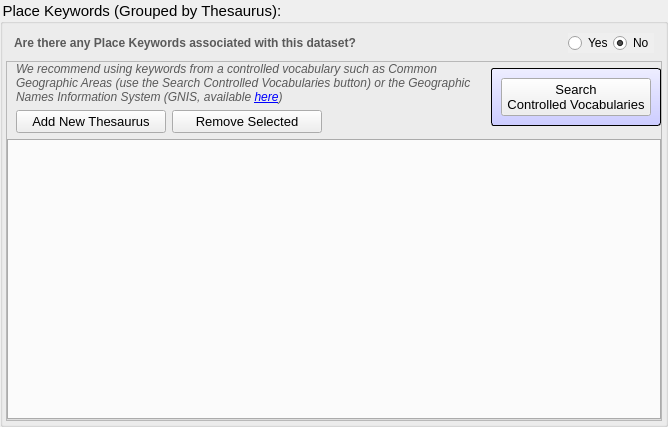
<?xml version="1.0" encoding="UTF-8"?>
<ui version="4.0">
 <class>place_keywords</class>
 <widget class="QWidget" name="place_keywords">
  <property name="geometry">
   <rect>
    <x>0</x>
    <y>0</y>
    <width>668</width>
    <height>427</height>
   </rect>
  </property>
  <property name="windowTitle">
   <string>ITIS Search</string>
  </property>
  <property name="styleSheet">
   <string notr="true">QLabel{
font: 9pt &quot;Arial&quot;;
color: rgb(90, 90, 90);
}

QLineEdit {
font: 9pt &quot;Arial&quot;;
color: rgb(50, 50, 50);
}</string>
  </property>
  <layout class="QVBoxLayout" name="verticalLayout_8">
   <property name="spacing">
    <number>3</number>
   </property>
   <property name="leftMargin">
    <number>0</number>
   </property>
   <property name="topMargin">
    <number>0</number>
   </property>
   <property name="rightMargin">
    <number>0</number>
   </property>
   <property name="bottomMargin">
    <number>0</number>
   </property>
   <item>
    <widget class="QGroupBox" name="help_place">
     <property name="sizePolicy">
      <sizepolicy hsizetype="Preferred" vsizetype="Preferred">
       <horstretch>0</horstretch>
       <verstretch>0</verstretch>
      </sizepolicy>
     </property>
     <property name="styleSheet">
      <string notr="true">QGroupBox{ font: 11pt } </string>
     </property>
     <property name="title">
      <string>Place Keywords (Grouped by Thesaurus):  </string>
     </property>
     <layout class="QVBoxLayout" name="verticalLayout_9">
      <property name="spacing">
       <number>6</number>
      </property>
      <property name="leftMargin">
       <number>3</number>
      </property>
      <property name="topMargin">
       <number>3</number>
      </property>
      <property name="rightMargin">
       <number>3</number>
      </property>
      <property name="bottomMargin">
       <number>3</number>
      </property>
      <item>
       <widget class="QWidget" name="keywords" native="true">
        <layout class="QVBoxLayout" name="verticalLayout_7">
         <property name="spacing">
          <number>2</number>
         </property>
         <property name="sizeConstraint">
          <enum>QLayout::SetNoConstraint</enum>
         </property>
         <property name="leftMargin">
          <number>2</number>
         </property>
         <property name="topMargin">
          <number>6</number>
         </property>
         <property name="rightMargin">
          <number>2</number>
         </property>
         <property name="bottomMargin">
          <number>2</number>
         </property>
         <item>
          <layout class="QVBoxLayout" name="main_layout">
           <property name="spacing">
            <number>0</number>
           </property>
           <property name="sizeConstraint">
            <enum>QLayout::SetDefaultConstraint</enum>
           </property>
           <item>
            <layout class="QHBoxLayout" name="horizontalLayout_4">
             <property name="leftMargin">
              <number>6</number>
             </property>
             <property name="rightMargin">
              <number>6</number>
             </property>
             <item>
              <widget class="QLabel" name="label">
               <property name="minimumSize">
                <size>
                 <width>0</width>
                 <height>20</height>
                </size>
               </property>
               <property name="styleSheet">
                <string notr="true">font: bold;</string>
               </property>
               <property name="text">
                <string>Are there any Place Keywords associated with this dataset?</string>
               </property>
              </widget>
             </item>
             <item>
              <spacer name="horizontalSpacer">
               <property name="orientation">
                <enum>Qt::Horizontal</enum>
               </property>
               <property name="sizeHint" stdset="0">
                <size>
                 <width>40</width>
                 <height>20</height>
                </size>
               </property>
              </spacer>
             </item>
             <item>
              <widget class="QRadioButton" name="rbtn_yes">
               <property name="autoFillBackground">
                <bool>true</bool>
               </property>
               <property name="text">
                <string>Yes</string>
               </property>
               <property name="checked">
                <bool>false</bool>
               </property>
              </widget>
             </item>
             <item>
              <widget class="QRadioButton" name="rbtn_no">
               <property name="sizePolicy">
                <sizepolicy hsizetype="Minimum" vsizetype="Ignored">
                 <horstretch>0</horstretch>
                 <verstretch>0</verstretch>
                </sizepolicy>
               </property>
               <property name="autoFillBackground">
                <bool>true</bool>
               </property>
               <property name="text">
                <string>No</string>
               </property>
               <property name="checked">
                <bool>true</bool>
               </property>
              </widget>
             </item>
            </layout>
           </item>
           <item>
            <layout class="QHBoxLayout" name="horizontalLayout_5">
             <property name="spacing">
              <number>0</number>
             </property>
             <property name="leftMargin">
              <number>6</number>
             </property>
            </layout>
           </item>
          </layout>
         </item>
        </layout>
       </widget>
      </item>
      <item>
       <widget class="QFrame" name="place_contents">
        <property name="sizePolicy">
         <sizepolicy hsizetype="Preferred" vsizetype="Expanding">
          <horstretch>0</horstretch>
          <verstretch>0</verstretch>
         </sizepolicy>
        </property>
        <property name="frameShape">
         <enum>QFrame::StyledPanel</enum>
        </property>
        <property name="frameShadow">
         <enum>QFrame::Raised</enum>
        </property>
        <layout class="QVBoxLayout" name="verticalLayout_3">
         <property name="leftMargin">
          <number>0</number>
         </property>
         <property name="topMargin">
          <number>0</number>
         </property>
         <property name="rightMargin">
          <number>0</number>
         </property>
         <property name="bottomMargin">
          <number>0</number>
         </property>
         <item>
          <layout class="QHBoxLayout" name="horizontalLayout_6">
           <item>
            <widget class="QWidget" name="widget" native="true">
             <property name="sizePolicy">
              <sizepolicy hsizetype="Expanding" vsizetype="Minimum">
               <horstretch>0</horstretch>
               <verstretch>0</verstretch>
              </sizepolicy>
             </property>
             <layout class="QVBoxLayout" name="verticalLayout">
              <property name="topMargin">
               <number>0</number>
              </property>
              <property name="bottomMargin">
               <number>0</number>
              </property>
              <item>
               <widget class="QLabel" name="label_search_term_5">
                <property name="sizePolicy">
                 <sizepolicy hsizetype="Expanding" vsizetype="Preferred">
                  <horstretch>0</horstretch>
                  <verstretch>0</verstretch>
                 </sizepolicy>
                </property>
                <property name="font">
                 <font>
                  <family>Arial</family>
                  <pointsize>9</pointsize>
                  <weight>50</weight>
                  <italic>false</italic>
                  <bold>false</bold>
                 </font>
                </property>
                <property name="text">
                 <string>&lt;html&gt;&lt;head/&gt;&lt;body&gt;&lt;p&gt;&lt;span style=&quot; font-style:italic;&quot;&gt;We recommend using keywords from a controlled vocabulary such as Common Geographic Areas (use the Search Controlled Vocabularies button) or the Geographic Names Information System (GNIS, available &lt;a href=&quot;https://edits.nationalmap.gov/apps/gaz-domestic/public/search/names&quot;&gt;here&lt;/a&gt;)&lt;/span&gt;&lt;/p&gt;&lt;/body&gt;&lt;/html&gt;</string>
                </property>
                <property name="textFormat">
                 <enum>Qt::RichText</enum>
                </property>
                <property name="wordWrap">
                 <bool>true</bool>
                </property>
                <property name="openExternalLinks">
                 <bool>true</bool>
                </property>
               </widget>
              </item>
              <item>
               <layout class="QHBoxLayout" name="horizontalLayout_3">
                <item>
                 <widget class="QPushButton" name="btn_add_thesaurus">
                  <property name="minimumSize">
                   <size>
                    <width>150</width>
                    <height>0</height>
                   </size>
                  </property>
                  <property name="font">
                   <font>
                    <family>MS Shell Dlg 2</family>
                    <pointsize>10</pointsize>
                    <weight>50</weight>
                    <italic>false</italic>
                    <bold>false</bold>
                   </font>
                  </property>
                  <property name="styleSheet">
                   <string notr="true"/>
                  </property>
                  <property name="text">
                   <string>Add New Thesaurus</string>
                  </property>
                 </widget>
                </item>
                <item>
                 <widget class="QPushButton" name="btn_remove_selected">
                  <property name="minimumSize">
                   <size>
                    <width>150</width>
                    <height>0</height>
                   </size>
                  </property>
                  <property name="font">
                   <font>
                    <family>MS Shell Dlg 2</family>
                    <pointsize>10</pointsize>
                    <weight>50</weight>
                    <italic>false</italic>
                    <bold>false</bold>
                   </font>
                  </property>
                  <property name="styleSheet">
                   <string notr="true"/>
                  </property>
                  <property name="text">
                   <string>Remove Selected</string>
                  </property>
                 </widget>
                </item>
                <item>
                 <spacer name="horizontalSpacer_2">
                  <property name="orientation">
                   <enum>Qt::Horizontal</enum>
                  </property>
                  <property name="sizeHint" stdset="0">
                   <size>
                    <width>0</width>
                    <height>20</height>
                   </size>
                  </property>
                 </spacer>
                </item>
               </layout>
              </item>
             </layout>
            </widget>
           </item>
           <item>
            <layout class="QVBoxLayout" name="verticalLayout_4">
             <item>
              <widget class="QFrame" name="frame">
               <property name="sizePolicy">
                <sizepolicy hsizetype="Preferred" vsizetype="Fixed">
                 <horstretch>0</horstretch>
                 <verstretch>0</verstretch>
                </sizepolicy>
               </property>
               <property name="styleSheet">
                <string notr="true">QFrame{ 
font: 75 10pt &quot;Arial&quot;;
border: 1px solid black;
border-radius: 3px;
background: QLinearGradient(x1: 0, y1: 0, x2: 0, y2: 1, stop: 0 #eef, stop: 1 #ccf);
} </string>
               </property>
               <property name="frameShape">
                <enum>QFrame::StyledPanel</enum>
               </property>
               <property name="frameShadow">
                <enum>QFrame::Raised</enum>
               </property>
               <layout class="QHBoxLayout" name="horizontalLayout">
                <property name="spacing">
                 <number>0</number>
                </property>
                <property name="leftMargin">
                 <number>0</number>
                </property>
                <property name="topMargin">
                 <number>0</number>
                </property>
                <property name="rightMargin">
                 <number>0</number>
                </property>
                <property name="bottomMargin">
                 <number>0</number>
                </property>
                <item>
                 <layout class="QVBoxLayout" name="verticalLayout_5">
                  <property name="leftMargin">
                   <number>9</number>
                  </property>
                  <property name="topMargin">
                   <number>9</number>
                  </property>
                  <property name="rightMargin">
                   <number>9</number>
                  </property>
                  <property name="bottomMargin">
                   <number>9</number>
                  </property>
                  <item>
                   <widget class="QPushButton" name="btn_search_controlled">
                    <property name="minimumSize">
                     <size>
                      <width>150</width>
                      <height>0</height>
                     </size>
                    </property>
                    <property name="font">
                     <font>
                      <family>MS Shell Dlg 2</family>
                      <pointsize>10</pointsize>
                      <weight>50</weight>
                      <italic>false</italic>
                      <bold>false</bold>
                     </font>
                    </property>
                    <property name="styleSheet">
                     <string notr="true"/>
                    </property>
                    <property name="text">
                     <string>Search 
Controlled Vocabularies</string>
                    </property>
                   </widget>
                  </item>
                 </layout>
                </item>
               </layout>
              </widget>
             </item>
            </layout>
           </item>
          </layout>
         </item>
         <item>
          <widget class="QTabWidget" name="theme_tabs"/>
         </item>
        </layout>
       </widget>
      </item>
     </layout>
    </widget>
   </item>
  </layout>
 </widget>
 <resources/>
 <connections/>
</ui>
